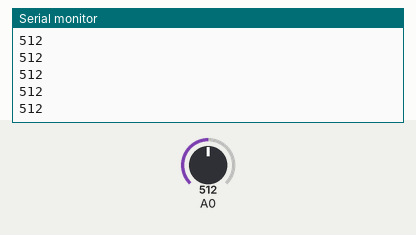
This sketch was run on a simulated Arduino Uno, built with avr-gcc and run on an emulated ATmega328P. Parts: the last lines printed to the serial monitor. The inputs (shaded band) are chosen by the test bench; at power-on: A0 = 512. No radio packets arrive unless stated.

Above: at 1.2 s.
1.3 s: A0 set to 716
At 1.39 s:
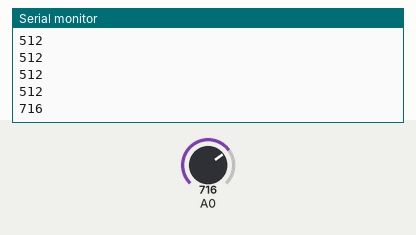
2.8 s: A0 set to 900
At 2.83 s:
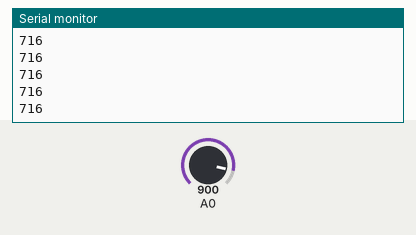
Timing chart, 0 to 5.8 s (numbered marks = the images above; inputs shaded):
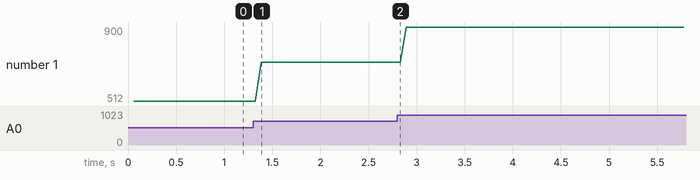

The sketch:

transmiter_ino.ino
```cpp
#include <VirtualWire.h>

void setup()
{
    Serial.begin(9600);	  // Debugging only


    // Initialise the IO and ISR
    vw_set_ptt_inverted(true); // Required for DR3100
    vw_setup(2000);	 // Bits per sec
        vw_set_tx_pin(3);


}

void loop()
{

  char msg[4];
  int val;
  val=analogRead(0);
  itoa(val,msg,10);

    vw_send((uint8_t *)msg, strlen(msg));
    vw_wait_tx(); // Wait until the whole message is gone
    Serial.println(msg);

  }
```

Measured:
- after the input at 1.3 s, the serial monitor: prints a new line after 0.08 s (image 1)
- plotted number 1: 512 → 716 after the input at 1.3 s, 716 → 900 after the input at 2.8 s
